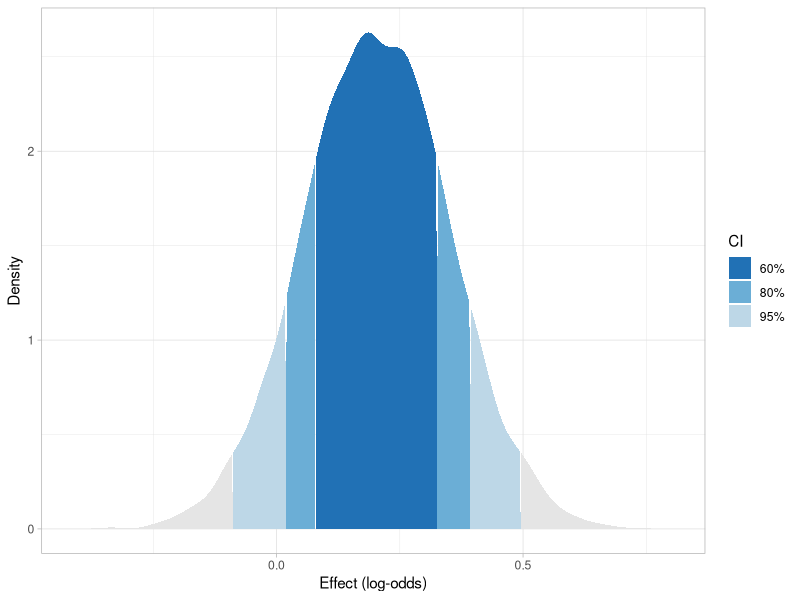

Reproduce this figure in R.
## ---- chunk 1
#| label: setup
#| include: false

library(tidyverse)
theme_set(theme_light())
library(posterior)

## ---- chunk 2
#| label: fig-cri-example
#| fig-cap: ""
#| echo: false

set.seed(41956)
x <- rnorm(4000, 0.2, 0.15)

qs <- quantile(x, c(.025, .10, .2, .8, .90, .975))

density(x) |>
  with(tibble(x = x, y = y)) |>
  mutate(
    CI = case_when(
      between(x, qs[3], qs[4]) ~ "60%",
      between(x, qs[2], qs[5]) ~ "80%",
      between(x, qs[1], qs[6]) ~ "95%",
      .default = ">95%"
    ),
    CI = factor(CI, levels = c("60%", "80%", "95%", ">95%")),
    group = consecutive_id(CI)
  ) |>
  ggplot(aes(x, y, fill = CI, group = group)) +
  geom_area() +
  scale_fill_manual(
    values = c(
      "95%"  = "#bdd7e7",
      "80%"  = "#6baed6",
      "60%"  = "#2171b5",
      ">95%" = "grey90"
    ),
    breaks = c("60%", "80%", "95%")
  ) +
  labs(
    x = "Effect (log-odds)",
    y = "Density"
  )
## ---- chunk 3
#| label: tbl-cri-example
#| tbl-cap: ""
#| echo: false

tibble(x = exp(x)) |> 
  summarise(
    mean = mean(x) |> round(2),
    sd = sd(x) |> round(2),
    `95%` = paste0("[", paste(quantile2(x, c(0.025, 0.975)) |> round(2), collapse = ", "), "]"),
    `80%` = paste0("[", paste(quantile2(x, c(0.1, 0.9)) |> round(2), collapse = ", "), "]"),
    `70%` = paste0("[", paste(quantile2(x, c(0.15, 0.85)) |> round(2), collapse = ", "), "]"),
    `60%` = paste0("[", paste(quantile2(x, c(0.2, 0.8)) |> round(2), collapse = ", "), "]"),
    `50%` = paste0("[", paste(quantile2(x, c(0.25, 0.75)) |> round(2), collapse = ", "), "]")
  )
